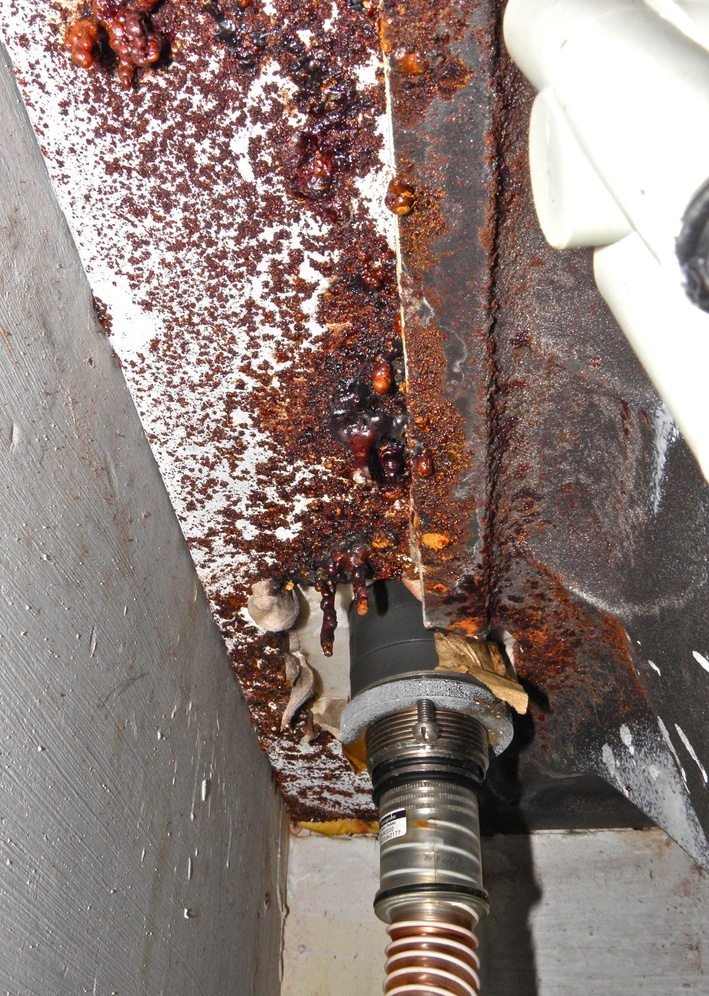
#> input picture image1.jpg, 709 x 996 px, shrunk from 1457 x 2048 before the run, given in place of the camera
$ python cam.py
#> lines starting #> are read from the running program, lines starting #| are printed output that depends on the picture; after the words box and inside, x2 and y2 are one past the last pixel; in counts of white or black regions, pixels touching at a corner belong together
import cv2
import numpy as np

cap = cv2.VideoCapture(0)

while True:
    _, frame = cap.read()
#> frame is the input picture: shape (996, 709, 3); mean B, G, R 119, 124.4, 140.4
    hsv_frame = cv2.cvtColor(frame, cv2.COLOR_BGR2HSV)
#> hsv_frame: shape (996, 709, 3); mean H, S, V 35.9, 49.8, 140.6

    # Red Color
    low_red = np.array([161,155,86])
    high_red = np.array([179,255,255])
    redMask = cv2.inRange(hsv_frame, low_red, high_red)
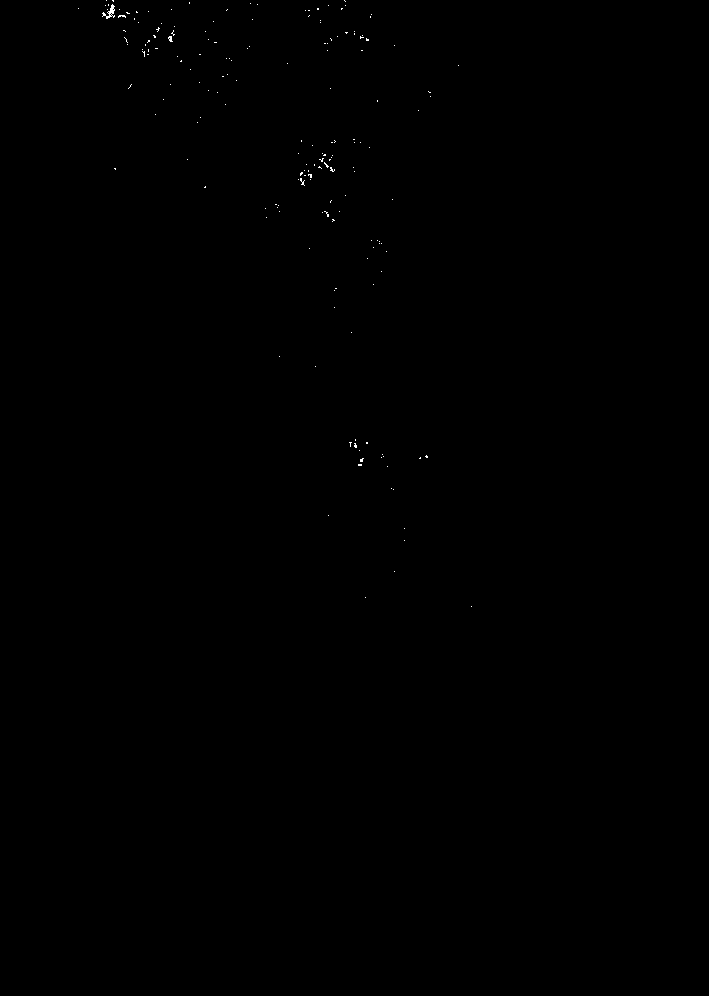
#> redMask: shape (996, 709); 0.07% white in thin lines or dots, all inside (x1, y1, x2, y2) = (78, 0, 472, 607)
    red = cv2.bitwise_and(frame, frame, mask=redMask)

    # Blue Color
    low_blue = np.array([94,80,2])
    high_blue = np.array([126,255,255])
    blueMask = cv2.inRange(hsv_frame, low_blue, high_blue)
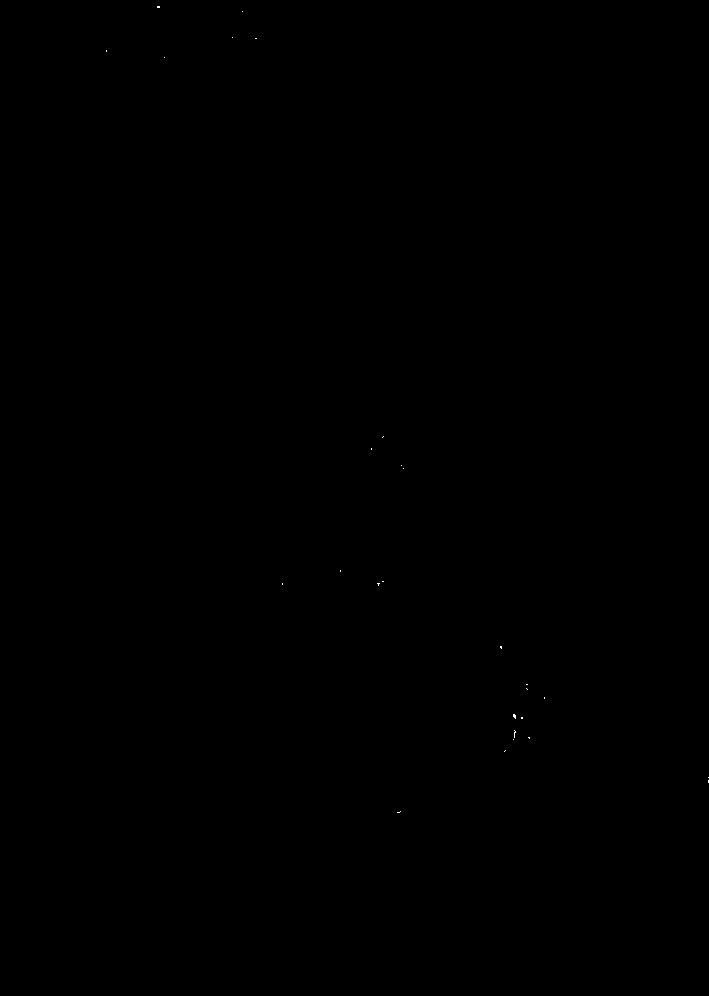
#> blueMask: shape (996, 709); 0.01% white in thin lines or dots, all inside (x1, y1, x2, y2) = (106, 6, 709, 813)
    blue = cv2.bitwise_and(frame, frame, mask=blueMask)

    # Green Color
    low_green = np.array([25,52,72])
    high_green = np.array([102,255,255])
    greenMask = cv2.inRange(hsv_frame,low_green,high_green)
#> greenMask: shape (996, 709); 0.02% white in thin lines or dots, all inside (x1, y1, x2, y2) = (195, 73, 599, 978)
    green = cv2.bitwise_and(frame,frame, mask=greenMask)

    # Except white
    low = np.array([0,42,0])
    high = np.array([179,255,255])
    mask = cv2.inRange(hsv_frame, low, high)
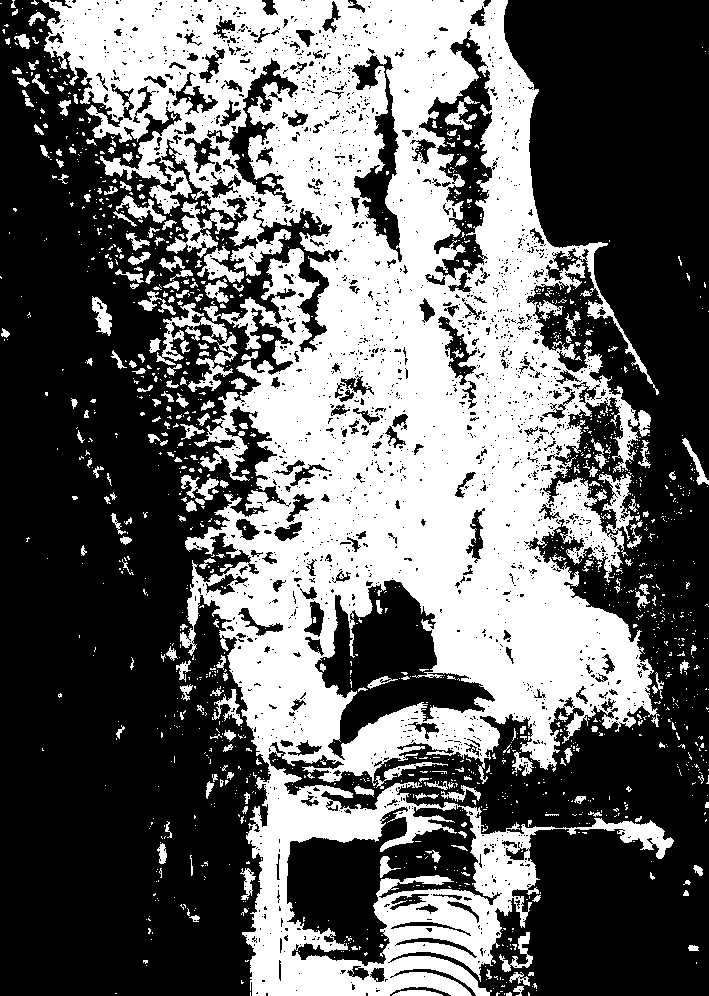
#> mask: shape (996, 709); 40.2% white; 1468 white regions (1232 under 20 px), largest, box (x1, y1, x2, y2) and area: (42, 0, 674, 996) 259695, (156, 303, 238, 392) 1998, (166, 201, 234, 258) 1221
    result = cv2.bitwise_and(frame,frame, mask=mask)
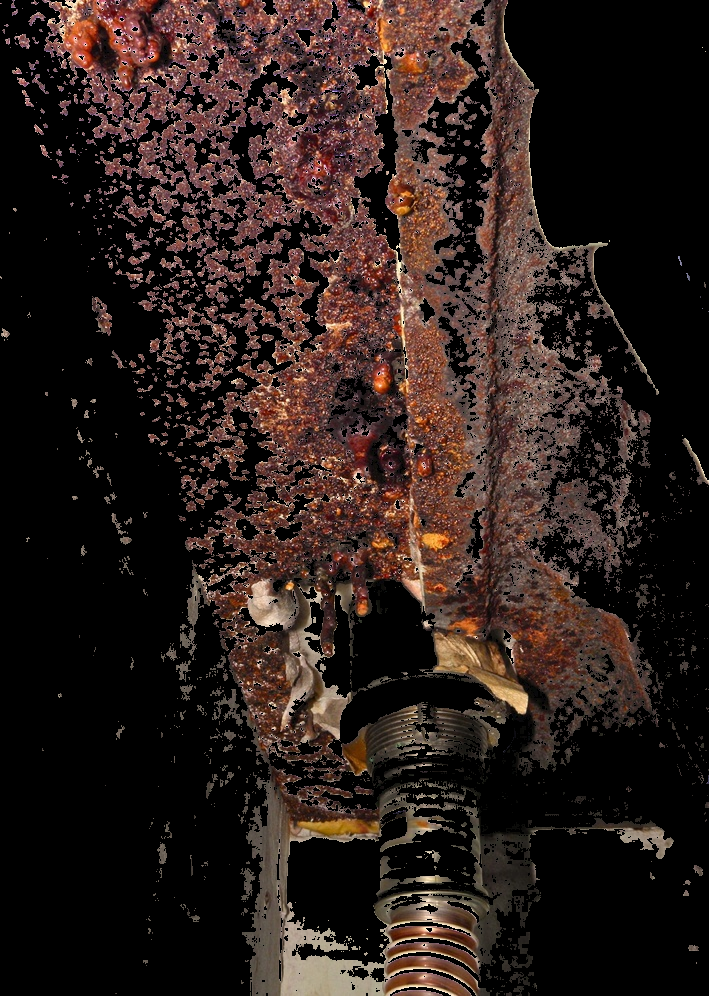
#> result: shape (996, 709, 3); mean B, G, R 27.9, 31.8, 44.9
    cv2.imshow("Frame", hsv_frame)
    cv2.imshow("Masking Red", red)
    cv2.imshow("Masking Blue", blue)
    cv2.imshow("Masking Green", green)
    cv2.imshow("Masking White", result)

    key = cv2.waitKey(1)
#> (key Esc is pressed here)

    if key == 27:
        break
